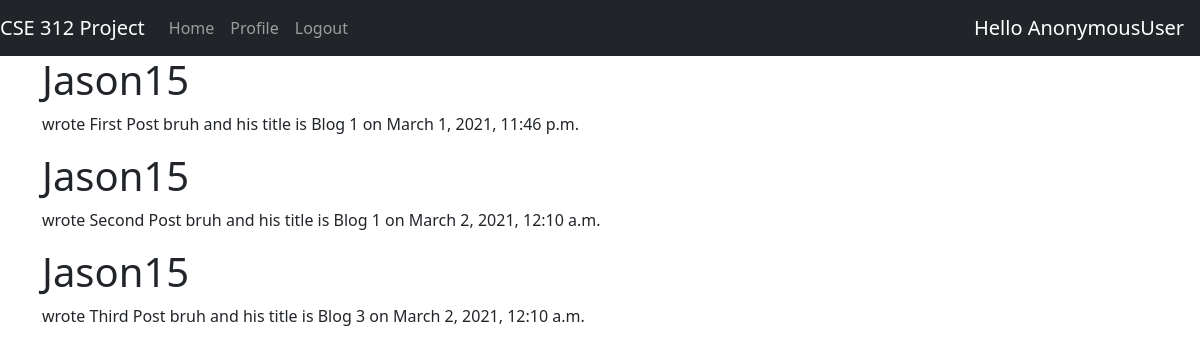
/blog/demo/, run on the app's committed database.
### blog/models.py (models this page shows, shortened)
class Post(models.Model):
    title = models.CharField(max_length=100)
    content = models.TextField()
    date_posted = models.DateTimeField(default=timezone.now)
    author = models.ForeignKey(User, on_delete=models.CASCADE)

### blog/views.py (the view)
# urls.py: path('demo/', views.demo, name='blog-demo')
def demo(request):
    context = {
        'posts': Post.objects.all()
    }
    return render(request, 'blog/demo.html', context)

### blog/templates/blog/demo.html
{% extends "blog/base.html" %}
{% block content%}
    {% for post in posts %}
        <h1>{{post.author}} </h1>
        <p>wrote {{post.content}} and his title is {{post.title}} on {{post.date_posted}}</p>
    {% endfor %}
{% endblock %}

### blog/templates/blog/base.html (shortened to what this page needs)
<!DOCTYPE html>
<html lang="en">
<head>
    <link href="https://cdn.jsdelivr.net/npm/bootstrap@5.0.0-beta2/dist/css/bootstrap.min.css" rel="stylesheet">
    <nav class="navbar navbar-expand-lg navbar-dark bg-dark">
        <span class="navbar-brand ml-0 mb-0 h1">  CSE 312 Project</span>
        <div class="collapse navbar-collapse" id="navbarText">
            <ul class="navbar-nav mr-auto">
                <li class="nav-item active">
                    <a class="nav-link" href="/blog">Home</a>
                </li>
                <li class="nav-item">
                    <a class="nav-link" href="/blog/profile">Profile</a>
                </li>
                <li class="nav-item">
                    <a class="nav-link" href="/logout">Logout</a>
                </li>
            </ul>
        </div>
        <span class="navbar-brand mb-0 h1">
        Hello {{user}}
        </span>
    </nav>
</head>
<body>
    <div class="container">
    {% block content%}{% endblock %}
    </div>
</body>
</html>

### data on the page
Post: author "Jason15", content "First Post bruh", title "Blog 1", date_posted "March 1, 2021, 11:46 p.m."
Post: author "Jason15", content "Second Post bruh", title "Blog 1", date_posted "March 2, 2021, 12:10 a.m."
Post: author "Jason15", content "Third Post bruh", title "Blog 3", date_posted "March 2, 2021, 12:10 a.m."

### other printed values
{{ user }} "AnonymousUser"
